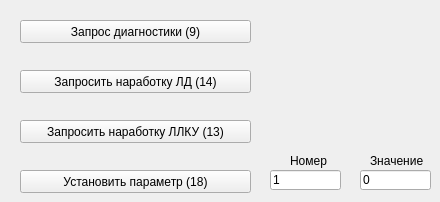
       <widget class="QWidget" name="tab_2">
        <attribute name="title">
         <string>Работа - технологический режим</string>
        </attribute>
        <widget class="QPushButton" name="sendMessageButton_14">
         <property name="geometry">
          <rect>
           <x>20</x>
           <y>70</y>
           <width>231</width>
           <height>23</height>
          </rect>
         </property>
         <property name="text">
          <string>Запросить наработку ЛД (14)</string>
         </property>
        </widget>
        <widget class="QLabel" name="label_14">
         <property name="geometry">
          <rect>
           <x>370</x>
           <y>150</y>
           <width>61</width>
           <height>21</height>
          </rect>
         </property>
         <property name="text">
          <string>Значение</string>
         </property>
        </widget>
        <widget class="QPushButton" name="sendMessageButton_9">
         <property name="geometry">
          <rect>
           <x>20</x>
           <y>20</y>
           <width>231</width>
           <height>23</height>
          </rect>
         </property>
         <property name="text">
          <string>Запрос диагностики (9)</string>
         </property>
        </widget>
        <widget class="QPushButton" name="sendMessageButton_13">
         <property name="geometry">
          <rect>
           <x>20</x>
           <y>120</y>
           <width>231</width>
           <height>23</height>
          </rect>
         </property>
         <property name="text">
          <string>Запросить наработку ЛЛКУ (13)</string>
         </property>
        </widget>
        <widget class="QPushButton" name="sendMessageButton_18">
         <property name="geometry">
          <rect>
           <x>20</x>
           <y>170</y>
           <width>231</width>
           <height>23</height>
          </rect>
         </property>
         <property name="text">
          <string>Установить параметр (18)</string>
         </property>
        </widget>
        <widget class="QLineEdit" name="lineEdit18_2">
         <property name="geometry">
          <rect>
           <x>360</x>
           <y>170</y>
           <width>71</width>
           <height>20</height>
          </rect>
         </property>
         <property name="text">
          <string>0</string>
         </property>
        </widget>
        <widget class="QLineEdit" name="lineEdit18">
         <property name="geometry">
          <rect>
           <x>270</x>
           <y>170</y>
           <width>71</width>
           <height>20</height>
          </rect>
         </property>
         <property name="text">
          <string>1</string>
         </property>
        </widget>
        <widget class="QLabel" name="label_13">
         <property name="geometry">
          <rect>
           <x>290</x>
           <y>150</y>
           <width>41</width>
           <height>21</height>
          </rect>
         </property>
         <property name="text">
          <string>Номер</string>
         </property>
        </widget>
       </widget>
